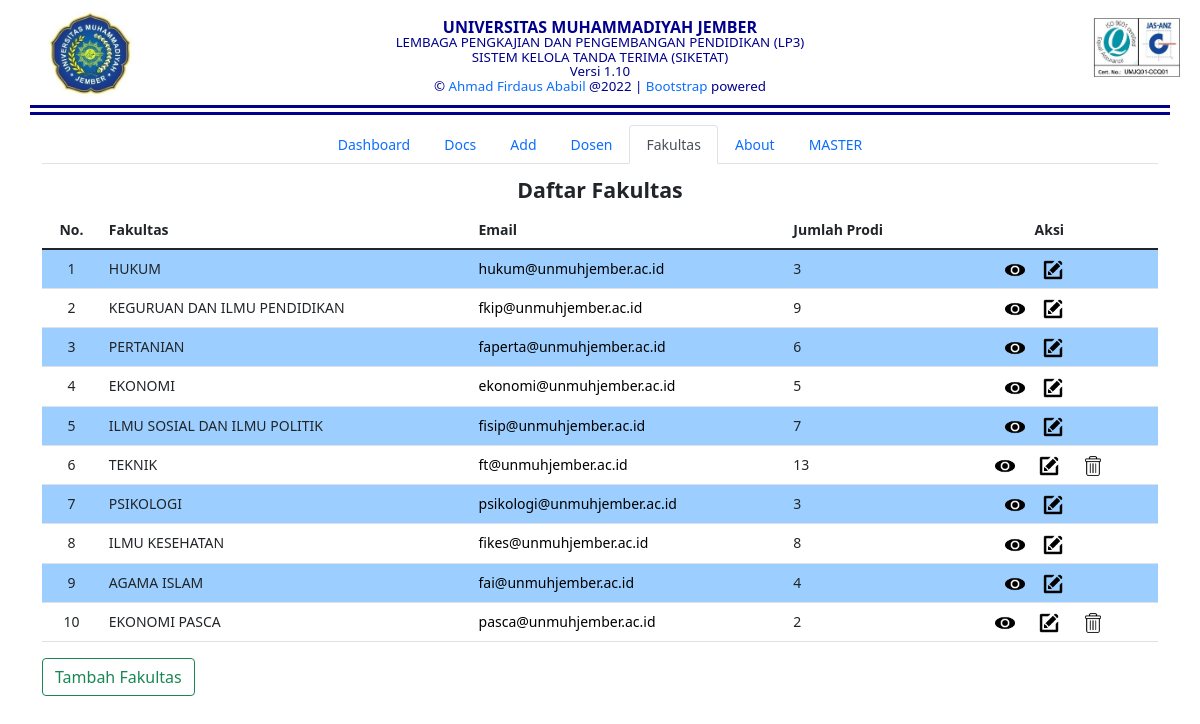
The app's page /fakultas/index.php with its own data.
### tables this page shows
CREATE TABLE `fakultas` (
  `id_fakultas` tinyint(4) NOT NULL,
  `fakultas` varchar(100) NOT NULL,
  `email` varchar(100) NOT NULL DEFAULT '-'
);

### config.php (called while the page is built, shortened)
<?php
$siteurl = 'http://127.0.0.1:80/lp3-siketat/';
?>

### get/get.fakultas.table.php (the view)
<?php
require_once('../master.php');
$getFakultasSQL = "SELECT * from fakultas";
$getFakultas = $con->query($getFakultasSQL);
if($getFakultas->num_rows == 0) {
    echo "Tidak ada data untuk ditampilkan.";
}
else {
    if(mysqli_num_rows($getFakultas)>0) {
        $i = 1;
        while ($fakultas = mysqli_fetch_array($getFakultas)) {
            $sql = "SELECT COUNT(id) as dokumen FROM dokumen where fakultas = ".$fakultas['id_fakultas'];
            $query = $con->query($sql)->fetch_assoc();
            $sql2 = "SELECT COUNT(id_prodi) as prodi FROM prodi where id_fakultas = ".$fakultas['id_fakultas'];
            $query2 = $con->query($sql2)->fetch_assoc();
            ?>
            <tr>
            <td class="text-center"><?php echo $i; ?></td>
            <td><?php echo $fakultas['fakultas'];?></td>
            <td><a href="mailto:<?php echo $fakultas['email'];?>" target="_BLANK" style="text-decoration: none; color:black;"><?php echo $fakultas['email'];?></a></td>
            <td><?php echo $query2['prodi']; ?></td>
            <td>
            <div id="aksi" class="d-flex justify-content-center container">
			<div class="row">
			<div class="col-sm-4 col-md-4 col-lg-4 col-xl-4">
			<a target="_self" class="aksi" href="<?php echo $siteurl; ?>fakultas/detail/?id=<?php echo $fakultas['id_fakultas']; ?>"><img src="<?php echo $siteurl; ?>assets/show.png"></a>
			</div>
			<div class="col-sm-4 col-md-4 col-lg-4 col-xl-4">
			<a target="_self" data-bs-toggle="modal" onclick="edit('<?php echo $fakultas['id_fakultas']; ?>', '<?php echo $fakultas['fakultas']; ?>', '<?php echo $fakultas['email']; ?>')" data-bs-target="#edit-modal" class="aksi" href="#"><img src="<?php echo $siteurl; ?>assets/edit.png"></a>
			</div>
			<div class="col-sm-4 col-md-4 col-lg-4 col-xl-4">
			<a target="_self" onclick="del(<?php echo $fakultas['id_fakultas']; ?>)" class="aksi" href="#"><img src="<?php echo $siteurl; ?>assets/delete.png" <?php if($query['dokumen'] == 0){} else {echo 'hidden';} ?>></a>
			</div>
			</div>
			</div>
            </td>
            </tr>
            <?php
            $i++;
        }
    }else {
        echo '<div class="text-center" style="font-size: 14pt; color: red;">Data tidak tersedia.</div>';
        echo '<a href="<?php echo $siteurl; ?>add-dosen/" class="btn btn-outline-success" target="_SELF">Tambah Dosen</a>';
    }
} ?>

### assets/lp3-main.css (style rules this page uses)
body { margin-top: 10px; margin-bottom: 10px; }
img { width: 20px; }

### assets/dashboard.css (style rules this page uses)
body { font-size: .875rem; }

### records on screen
fakultas: fakultas "HUKUM", email "hukum@unmuhjember.ac.id", prodi "3"
fakultas: fakultas "KEGURUAN DAN ILMU PENDIDIKAN", email "fkip@unmuhjember.ac.id", prodi "9"
fakultas: fakultas "PERTANIAN", email "faperta@unmuhjember.ac.id", prodi "6"
fakultas: fakultas "EKONOMI", email "ekonomi@unmuhjember.ac.id", prodi "5"
fakultas: fakultas "ILMU SOSIAL DAN ILMU POLITIK", email "fisip@unmuhjember.ac.id", prodi "7"
fakultas: fakultas "TEKNIK", email "ft@unmuhjember.ac.id", prodi "13"
fakultas: fakultas "PSIKOLOGI", email "psikologi@unmuhjember.ac.id", prodi "3"
fakultas: fakultas "ILMU KESEHATAN", email "fikes@unmuhjember.ac.id", prodi "8"
fakultas: fakultas "AGAMA ISLAM", email "fai@unmuhjember.ac.id", prodi "4"
fakultas: fakultas "EKONOMI PASCA", email "pasca@unmuhjember.ac.id", prodi "2"

### other values on screen
$appver "1.10"
$rights "2022"
